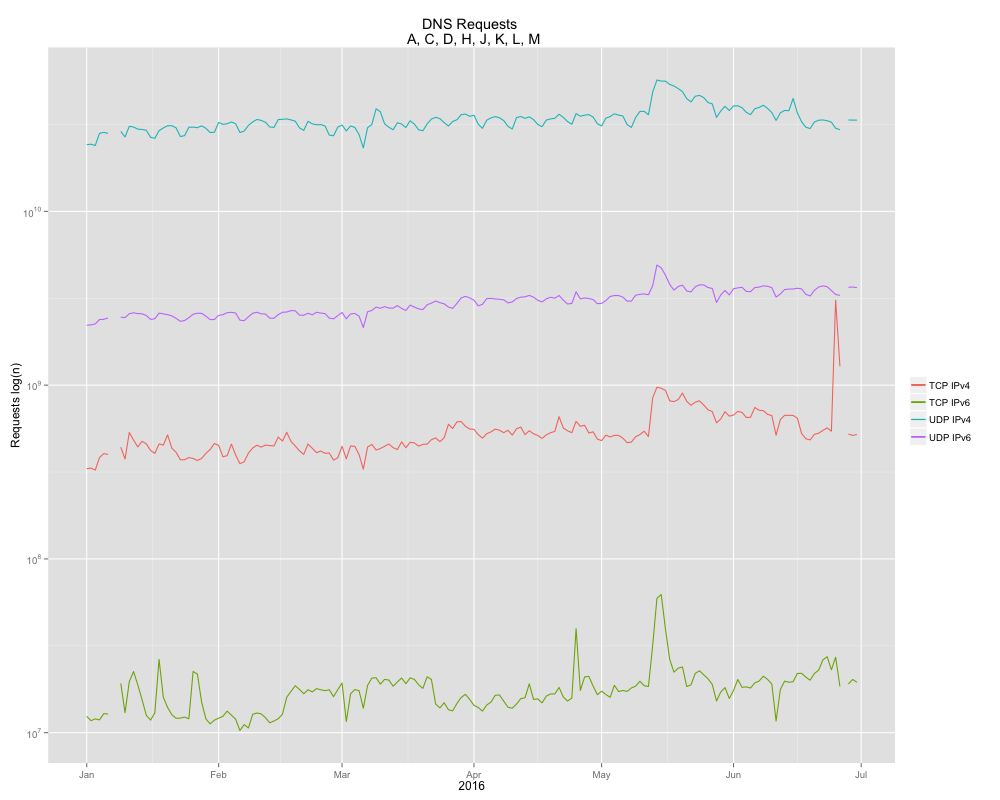

This figure's R source:
#!/usr/bin/env Rscript --vanilla
##  The file is part of the RSSAC002 Graphing API.
##
##  The RSSAC002 Graphing API is free software: you can redistribute it and/or modify
##  it under the terms of the GNU General Public License as published by
##  the Free Software Foundation, either version 3 of the License, or
##  (at your option) any later version.
##
##  The RSSAC002 Graphing API is distributed in the hope that it will be useful,
##  but WITHOUT ANY WARRANTY; without even the implied warranty of
##  MERCHANTABILITY or FITNESS FOR A PARTICULAR PURPOSE. See the
##  GNU General Public License for more details.
##
##  You should have received a copy of the GNU General Public License
##  along with this program. If not, see <http://www.gnu.org/licenses/>.
##
##  Copyright (C) 2016, Andrew McConachie, <[email redacted]>
options(warn=1)
suppressPackageStartupMessages(library("methods"))
.libPaths(c(.libPaths(), "../"))
source('../rssac002.R') ## Include our RSSAC002 API
library(ggplot2) ## Our graphing library

letters <- 'a,c,d,h,j-m'
startDate <- '2016-01-01'
endDate <- '2016-07-01'

U4 <- metricsByDate('..', letters, startDate, endDate, c('traffic-volume', 'dns-udp-queries-received-ipv4'))
U6 <- metricsByDate('..', letters, startDate, endDate, c('traffic-volume', 'dns-udp-queries-received-ipv6'))
T4 <- metricsByDate('..', letters, startDate, endDate, c('traffic-volume', 'dns-tcp-queries-received-ipv4'))
T6 <- metricsByDate('..', letters, startDate, endDate, c('traffic-volume', 'dns-tcp-queries-received-ipv6'))

days <- seq(as.Date(startDate), by='days', along.with=U4)
queries <- data.frame(dates=days, udp4=U4, udp6=U6, tcp4=T4, tcp6=T6)

png(filename='ex8.png', width=1000, height=800)

ggplot(queries, aes(x=dates)) + labs(title = "DNS Requests \n A, C, D, H, J, K, L, M", x='2016', y='Requests log10(n)', colour='') +
    geom_line(aes(y=udp4, colour='UDP IPv4')) + geom_line(aes(y=tcp4, colour='TCP IPv4')) +
        geom_line(aes(y=udp6, colour='UDP IPv6')) + geom_line(aes(y=tcp6, colour='TCP IPv6')) +
            scale_y_continuous(trans='log10', breaks = scales::trans_breaks("log10", function(x) 10^x),
                               labels=scales::trans_format("log10", scales::math_format(10^.x)))
    
